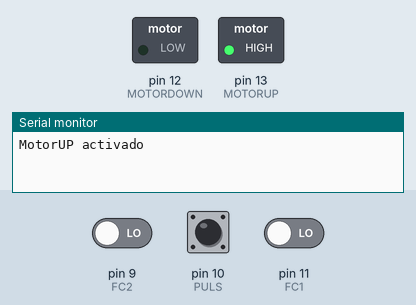
Simulated run of this sketch. Board: Arduino Uno, built with avr-gcc and run on an emulated ATmega328P. On the bench: switched loads named in the sketch (green lamp = pin HIGH), the last lines printed to the serial monitor. Inputs (shaded band) come from the test bench; at power-on: pin 10 (PULS) HIGH, pin 9 (FC2) LOW, pin 11 (FC1) LOW.

Above: at 1.2 s.
1.3 s: pin 10 (PULS) pulled LOW for 0.15 s
At 2.2 s:
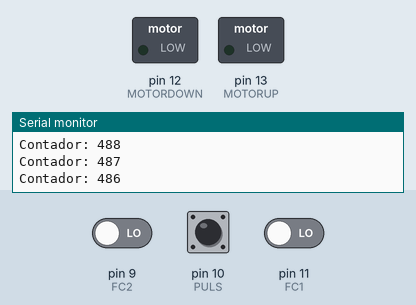
2.9 s: pin 10 (PULS) pulled LOW for 1 s
At 4.3 s:
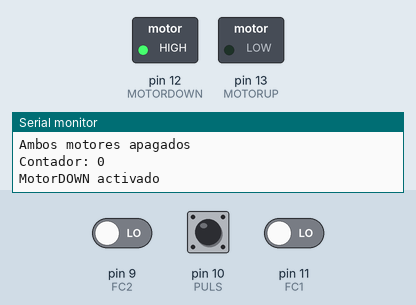
5.4 s: pin 10 (PULS) pulled LOW for 3.2 s
At 9.3 s:
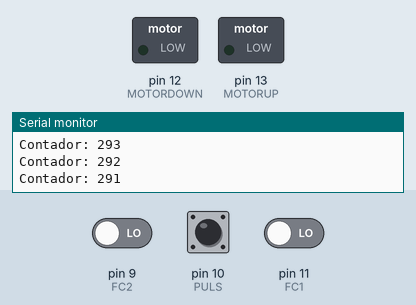
10.1 s: pin 9 (FC2) driven HIGH and pin 10 (PULS) driven LOW
13.1 s: pin 10 (PULS) driven HIGH
At 13.8 s:
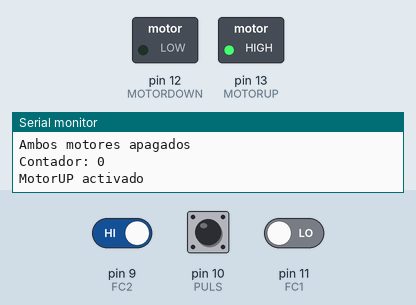
Timing chart, 0 to 15.6 s (numbered marks = the images above; inputs shaded):
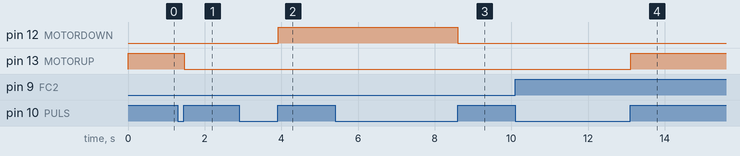

The sketch:

xanela02.ino
```cpp
// C++ code
/*
Nesta práctica simularemos o funcionamento simplificado da xanela dun coche

Cando prememos unha vez, o pulsador activa un motor
que move o vidro cara arriba; ao premer unha segunda vez,
parase o motor, ao volver a pulsar, o pulsador activa outro motor
que move o vidro cara abaixo.
Tanto as entradas como as saídas son dixitais, polo que imos
activar os motores mediante dous relés.
Cada un dos motores para ao estar aceso 7 segundos ou ao pulsar o seu
final de carreira correspondente.

Autor: Pablo Cameán Garrido
Data: Febreiro 2024
*/

//Declaración de pines
#define PULS 10       // Pulsador
#define MOTORUP 13    // Motor de subida
#define MOTORDOWN 12  // Motor de baixada
#define FC1 11        // Final de carreira 1
#define FC2 9         // Final de carreira 2

//Declaración de variables
int contador = 0;
int motorActivo = 0;

void setup() {
  pinMode(PULS, INPUT_PULLUP);
  pinMode(MOTORUP, OUTPUT);
  pinMode(MOTORDOWN, OUTPUT);
  Serial.begin(9600);
}

void loop() {
  if (digitalRead(PULS) == 1) {

    // Apaga ambos motores ó cambiar o motor activo
    digitalWrite(MOTORUP, LOW);
    digitalWrite(MOTORDOWN, LOW);
    if (contador > 0){
    contador = 0;
    }
    else  {
      motorActivo = !motorActivo;  // Cambia o estado do motor activo
      if (motorActivo == 1) {
    digitalWrite(MOTORUP, HIGH);  // Activa o MotorUP
      Serial.println("MotorUP activado");

    }
    	else {
      		digitalWrite(MOTORDOWN, HIGH);  // Activa o MotorDOWN
      		Serial.println("MotorDOWN activado");

    		}
      contador = 500; // Espera 7 segundos para apagar o motor
    }
       while(digitalRead(PULS) == 1) { // Espera a que se solte o pulsador
      	delay(10);
    	}
  }


  if (contador > 0) {
  /*Se un motor está activado ao pulsar o seu final
    de carreira correspondente este apagarase */

    if (digitalRead(FC1) && motorActivo){
     digitalWrite(MOTORUP, LOW);
    } else if (digitalRead(FC2) && !motorActivo) {
       digitalWrite(MOTORDOWN, LOW);
    }
    contador -= 1;
    delay(10);
  } else {
    digitalWrite(MOTORUP, LOW);
    digitalWrite(MOTORDOWN, LOW);
    Serial.println("Ambos motores apagados");
  }

  Serial.print("Contador: ");
  Serial.println(contador);
}
```

Measured:
- after the input at 1.3 s, pin 13 (MOTORUP): HIGH → LOW after 0.16 s
- after the input at 2.9 s, pin 12 (MOTORDOWN): LOW → HIGH after 1.0 s
- after the input at 5.4 s, pin 12 (MOTORDOWN): HIGH → LOW after 3.2 s
- after the input at 13.1 s, pin 13 (MOTORUP): LOW → HIGH at once
